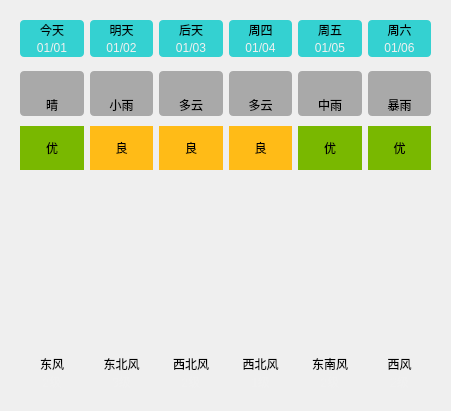
    <widget class="QWidget" name="widget_11" native="true">
     <property name="geometry">
      <rect>
       <x>360</x>
       <y>40</y>
       <width>451</width>
       <height>411</height>
      </rect>
     </property>
     <layout class="QVBoxLayout" name="verticalLayout_4">
      <property name="spacing">
       <number>0</number>
      </property>
      <item>
       <widget class="QWidget" name="widget_5" native="true">
        <property name="styleSheet">
         <string notr="true">QLabel {
	background-color: rgba(0, 200, 200, 200);
	border-radius: 4px;
}</string>
        </property>
        <layout class="QGridLayout" name="gridLayout_2">
         <property name="horizontalSpacing">
          <number>6</number>
         </property>
         <property name="verticalSpacing">
          <number>0</number>
         </property>
         <item row="0" column="0">
          <widget class="QLabel" name="lblWeek0">
           <property name="styleSheet">
            <string notr="true">border-bottom-left-radius: 0px;
border-bottom-right-radius: 0px;</string>
           </property>
           <property name="text">
            <string>今天</string>
           </property>
           <property name="alignment">
            <set>Qt::AlignCenter</set>
           </property>
          </widget>
         </item>
         <item row="0" column="1">
          <widget class="QLabel" name="lblWeek1">
           <property name="styleSheet">
            <string notr="true">border-bottom-left-radius: 0px;
border-bottom-right-radius: 0px;</string>
           </property>
           <property name="text">
            <string>明天</string>
           </property>
           <property name="alignment">
            <set>Qt::AlignCenter</set>
           </property>
          </widget>
         </item>
         <item row="0" column="2">
          <widget class="QLabel" name="lblWeek2">
           <property name="styleSheet">
            <string notr="true">border-bottom-left-radius: 0px;
border-bottom-right-radius: 0px;</string>
           </property>
           <property name="text">
            <string>后天</string>
           </property>
           <property name="alignment">
            <set>Qt::AlignCenter</set>
           </property>
          </widget>
         </item>
         <item row="0" column="3">
          <widget class="QLabel" name="lblWeek3">
           <property name="styleSheet">
            <string notr="true">border-bottom-left-radius: 0px;
border-bottom-right-radius: 0px;</string>
           </property>
           <property name="text">
            <string>周四</string>
           </property>
           <property name="alignment">
            <set>Qt::AlignCenter</set>
           </property>
          </widget>
         </item>
         <item row="0" column="4">
          <widget class="QLabel" name="lblWeek4">
           <property name="styleSheet">
            <string notr="true">border-bottom-left-radius: 0px;
border-bottom-right-radius: 0px;</string>
           </property>
           <property name="text">
            <string>周五</string>
           </property>
           <property name="alignment">
            <set>Qt::AlignCenter</set>
           </property>
          </widget>
         </item>
         <item row="0" column="5">
          <widget class="QLabel" name="lblWeek5">
           <property name="styleSheet">
            <string notr="true">border-bottom-left-radius: 0px;
border-bottom-right-radius: 0px;</string>
           </property>
           <property name="text">
            <string>周六</string>
           </property>
           <property name="alignment">
            <set>Qt::AlignCenter</set>
           </property>
          </widget>
         </item>
         <item row="1" column="0">
          <widget class="QLabel" name="lblDate0">
           <property name="styleSheet">
            <string notr="true">border-top-left-radius: 0px;
border-top-right-radius: 0px;
color: rgb(240, 240, 240);</string>
           </property>
           <property name="text">
            <string>01/01</string>
           </property>
           <property name="alignment">
            <set>Qt::AlignCenter</set>
           </property>
          </widget>
         </item>
         <item row="1" column="1">
          <widget class="QLabel" name="lblDate1">
           <property name="styleSheet">
            <string notr="true">border-top-left-radius: 0px;
border-top-right-radius: 0px;
color: rgb(240, 240, 240);</string>
           </property>
           <property name="text">
            <string>01/02</string>
           </property>
           <property name="alignment">
            <set>Qt::AlignCenter</set>
           </property>
          </widget>
         </item>
         <item row="1" column="2">
          <widget class="QLabel" name="lblDate2">
           <property name="styleSheet">
            <string notr="true">border-top-left-radius: 0px;
border-top-right-radius: 0px;
color: rgb(240, 240, 240);</string>
           </property>
           <property name="text">
            <string>01/03</string>
           </property>
           <property name="alignment">
            <set>Qt::AlignCenter</set>
           </property>
          </widget>
         </item>
         <item row="1" column="3">
          <widget class="QLabel" name="lblDate3">
           <property name="styleSheet">
            <string notr="true">border-top-left-radius: 0px;
border-top-right-radius: 0px;
color: rgb(240, 240, 240);</string>
           </property>
           <property name="text">
            <string>01/04</string>
           </property>
           <property name="alignment">
            <set>Qt::AlignCenter</set>
           </property>
          </widget>
         </item>
         <item row="1" column="4">
          <widget class="QLabel" name="lblDate4">
           <property name="styleSheet">
            <string notr="true">border-top-left-radius: 0px;
border-top-right-radius: 0px;
color: rgb(240, 240, 240);</string>
           </property>
           <property name="text">
            <string>01/05</string>
           </property>
           <property name="alignment">
            <set>Qt::AlignCenter</set>
           </property>
          </widget>
         </item>
         <item row="1" column="5">
          <widget class="QLabel" name="lblDate5">
           <property name="styleSheet">
            <string notr="true">border-top-left-radius: 0px;
border-top-right-radius: 0px;
color: rgb(240, 240, 240);</string>
           </property>
           <property name="text">
            <string>01/06</string>
           </property>
           <property name="alignment">
            <set>Qt::AlignCenter</set>
           </property>
          </widget>
         </item>
        </layout>
       </widget>
      </item>
      <item>
       <widget class="QWidget" name="widget_6" native="true">
        <property name="styleSheet">
         <string notr="true">QLabel {
	background-color: rgba(60, 60, 60, 100);
	border-radius: 4px;
}</string>
        </property>
        <layout class="QGridLayout" name="gridLayout_3">
         <property name="topMargin">
          <number>5</number>
         </property>
         <property name="bottomMargin">
          <number>5</number>
         </property>
         <property name="verticalSpacing">
          <number>0</number>
         </property>
         <item row="0" column="3">
          <widget class="QLabel" name="lblTypeIcon3">
           <property name="styleSheet">
            <string notr="true">border-bottom-left-radius: 0px;
border-bottom-right-radius: 0px;</string>
           </property>
           <property name="text">
            <string/>
           </property>
           <property name="pixmap">
            <pixmap resource="mainWindow.qrc">:/res/type/DuoYun.png</pixmap>
           </property>
           <property name="alignment">
            <set>Qt::AlignCenter</set>
           </property>
          </widget>
         </item>
         <item row="0" column="0">
          <widget class="QLabel" name="lblTypeIcon0">
           <property name="minimumSize">
            <size>
             <width>0</width>
             <height>0</height>
            </size>
           </property>
           <property name="maximumSize">
            <size>
             <width>1000</width>
             <height>1000</height>
            </size>
           </property>
           <property name="styleSheet">
            <string notr="true">border-bottom-left-radius: 0px;
border-bottom-right-radius: 0px;</string>
           </property>
           <property name="text">
            <string/>
           </property>
           <property name="pixmap">
            <pixmap resource="mainWindow.qrc">:/res/type/Qing.png</pixmap>
           </property>
           <property name="alignment">
            <set>Qt::AlignCenter</set>
           </property>
          </widget>
         </item>
         <item row="0" column="2">
          <widget class="QLabel" name="lblTypeIcon2">
           <property name="styleSheet">
            <string notr="true">border-bottom-left-radius: 0px;
border-bottom-right-radius: 0px;</string>
           </property>
           <property name="text">
            <string/>
           </property>
           <property name="pixmap">
            <pixmap resource="mainWindow.qrc">:/res/type/DuoYun.png</pixmap>
           </property>
           <property name="alignment">
            <set>Qt::AlignCenter</set>
           </property>
          </widget>
         </item>
         <item row="1" column="0">
          <widget class="QLabel" name="lblType0">
           <property name="styleSheet">
            <string notr="true">border-top-left-radius: 0px;
border-top-right-radius: 0px;</string>
           </property>
           <property name="text">
            <string>晴</string>
           </property>
           <property name="alignment">
            <set>Qt::AlignCenter</set>
           </property>
          </widget>
         </item>
         <item row="1" column="3">
          <widget class="QLabel" name="lblType3">
           <property name="styleSheet">
            <string notr="true">border-top-left-radius: 0px;
border-top-right-radius: 0px;</string>
           </property>
           <property name="text">
            <string>多云</string>
           </property>
           <property name="alignment">
            <set>Qt::AlignCenter</set>
           </property>
          </widget>
         </item>
         <item row="0" column="5">
          <widget class="QLabel" name="lblTypeIcon5">
           <property name="styleSheet">
            <string notr="true">border-bottom-left-radius: 0px;
border-bottom-right-radius: 0px;</string>
           </property>
           <property name="text">
            <string/>
           </property>
           <property name="pixmap">
            <pixmap resource="mainWindow.qrc">:/res/type/BaoYu.png</pixmap>
           </property>
           <property name="alignment">
            <set>Qt::AlignCenter</set>
           </property>
          </widget>
         </item>
         <item row="1" column="5">
          <widget class="QLabel" name="lblType5">
           <property name="styleSheet">
            <string notr="true">border-top-left-radius: 0px;
border-top-right-radius: 0px;</string>
           </property>
           <property name="text">
            <string>暴雨</string>
           </property>
           <property name="alignment">
            <set>Qt::AlignCenter</set>
           </property>
          </widget>
         </item>
         <item row="1" column="4">
          <widget class="QLabel" name="lblType4">
           <property name="styleSheet">
            <string notr="true">border-top-left-radius: 0px;
border-top-right-radius: 0px;</string>
           </property>
           <property name="text">
            <string>中雨</string>
           </property>
           <property name="alignment">
            <set>Qt::AlignCenter</set>
           </property>
          </widget>
         </item>
         <item row="0" column="1">
          <widget class="QLabel" name="lblTypeIcon1">
           <property name="styleSheet">
            <string notr="true">border-bottom-left-radius: 0px;
border-bottom-right-radius: 0px;</string>
           </property>
           <property name="text">
            <string/>
           </property>
           <property name="pixmap">
            <pixmap resource="mainWindow.qrc">:/res/type/XiaoYu.png</pixmap>
           </property>
           <property name="alignment">
            <set>Qt::AlignCenter</set>
           </property>
          </widget>
         </item>
         <item row="1" column="2">
          <widget class="QLabel" name="lblType2">
           <property name="styleSheet">
            <string notr="true">border-top-left-radius: 0px;
border-top-right-radius: 0px;</string>
           </property>
           <property name="text">
            <string>多云</string>
           </property>
           <property name="alignment">
            <set>Qt::AlignCenter</set>
           </property>
          </widget>
         </item>
         <item row="0" column="4">
          <widget class="QLabel" name="lblTypeIcon4">
           <property name="styleSheet">
            <string notr="true">border-bottom-left-radius: 0px;
border-bottom-right-radius: 0px;</string>
           </property>
           <property name="text">
            <string/>
           </property>
           <property name="pixmap">
            <pixmap resource="mainWindow.qrc">:/res/type/ZhongYu.png</pixmap>
           </property>
           <property name="alignment">
            <set>Qt::AlignCenter</set>
           </property>
          </widget>
         </item>
         <item row="1" column="1">
          <widget class="QLabel" name="lblType1">
           <property name="styleSheet">
            <string notr="true">border-top-left-radius: 0px;
border-top-right-radius: 0px;</string>
           </property>
           <property name="text">
            <string>小雨</string>
           </property>
           <property name="alignment">
            <set>Qt::AlignCenter</set>
           </property>
          </widget>
         </item>
        </layout>
       </widget>
      </item>
      <item>
       <widget class="QWidget" name="widget_9" native="true">
        <layout class="QHBoxLayout" name="horizontalLayout_11">
         <property name="topMargin">
          <number>5</number>
         </property>
         <property name="bottomMargin">
          <number>5</number>
         </property>
         <item>
          <widget class="QLabel" name="lblQuality0">
           <property name="styleSheet">
            <string notr="true">background-color: rgb(121, 184, 0);
padding:8px;</string>
           </property>
           <property name="text">
            <string>优</string>
           </property>
           <property name="alignment">
            <set>Qt::AlignCenter</set>
           </property>
          </widget>
         </item>
         <item>
          <widget class="QLabel" name="lblQuality1">
           <property name="styleSheet">
            <string notr="true">background-color: rgb(255, 187, 23);</string>
           </property>
           <property name="text">
            <string>良</string>
           </property>
           <property name="alignment">
            <set>Qt::AlignCenter</set>
           </property>
          </widget>
         </item>
         <item>
          <widget class="QLabel" name="lblQuality2">
           <property name="styleSheet">
            <string notr="true">background-color: rgb(255, 187, 23);</string>
           </property>
           <property name="text">
            <string>良</string>
           </property>
           <property name="alignment">
            <set>Qt::AlignCenter</set>
           </property>
          </widget>
         </item>
         <item>
          <widget class="QLabel" name="lblQuality3">
           <property name="styleSheet">
            <string notr="true">background-color: rgb(255, 187, 23);</string>
           </property>
           <property name="text">
            <string>良</string>
           </property>
           <property name="alignment">
            <set>Qt::AlignCenter</set>
           </property>
          </widget>
         </item>
         <item>
          <widget class="QLabel" name="lblQuality4">
           <property name="styleSheet">
            <string notr="true">background-color: rgb(121, 184, 0);
padding:8px;</string>
           </property>
           <property name="text">
            <string>优</string>
           </property>
           <property name="alignment">
            <set>Qt::AlignCenter</set>
           </property>
          </widget>
         </item>
         <item>
          <widget class="QLabel" name="lblQuality5">
           <property name="styleSheet">
            <string notr="true">background-color: rgb(121, 184, 0);
padding:8px;</string>
           </property>
           <property name="text">
            <string>优</string>
           </property>
           <property name="alignment">
            <set>Qt::AlignCenter</set>
           </property>
          </widget>
         </item>
        </layout>
       </widget>
      </item>
      <item>
       <widget class="QWidget" name="widget_7" native="true">
        <layout class="QVBoxLayout" name="verticalLayout_5">
         <property name="spacing">
          <number>0</number>
         </property>
         <property name="topMargin">
          <number>5</number>
         </property>
         <property name="bottomMargin">
          <number>5</number>
         </property>
         <item>
          <widget class="QLabel" name="lblHighCurve">
           <property name="minimumSize">
            <size>
             <width>0</width>
             <height>80</height>
            </size>
           </property>
           <property name="maximumSize">
            <size>
             <width>10000</width>
             <height>10000</height>
            </size>
           </property>
           <property name="styleSheet">
            <string notr="true">border-bottom-left-radius: 0px;
border-bottom-right-radius: 0px;</string>
           </property>
           <property name="text">
            <string/>
           </property>
           <property name="alignment">
            <set>Qt::AlignCenter</set>
           </property>
          </widget>
         </item>
         <item>
          <widget class="QLabel" name="lblLowCurve">
           <property name="minimumSize">
            <size>
             <width>0</width>
             <height>80</height>
            </size>
           </property>
           <property name="maximumSize">
            <size>
             <width>10000</width>
             <height>10000</height>
            </size>
           </property>
           <property name="styleSheet">
            <string notr="true">border-top-left-radius: 0px;
border-top-right-radius: 0px;</string>
           </property>
           <property name="text">
            <string/>
           </property>
           <property name="alignment">
            <set>Qt::AlignCenter</set>
           </property>
          </widget>
         </item>
        </layout>
       </widget>
      </item>
      <item>
       <widget class="QWidget" name="widget_8" native="true">
        <layout class="QGridLayout" name="gridLayout_4">
         <property name="verticalSpacing">
          <number>0</number>
         </property>
         <item row="0" column="0">
          <widget class="QLabel" name="lblFx0">
           <property name="styleSheet">
            <string notr="true">border-bottom-left-radius: 0px;
border-bottom-right-radius: 0px;</string>
           </property>
           <property name="text">
            <string>东风</string>
           </property>
           <property name="alignment">
            <set>Qt::AlignCenter</set>
           </property>
          </widget>
         </item>
         <item row="0" column="1">
          <widget class="QLabel" name="lblFx1">
           <property name="styleSheet">
            <string notr="true">border-bottom-left-radius: 0px;
border-bottom-right-radius: 0px;</string>
           </property>
           <property name="text">
            <string>东北风</string>
           </property>
           <property name="alignment">
            <set>Qt::AlignCenter</set>
           </property>
          </widget>
         </item>
         <item row="0" column="2">
          <widget class="QLabel" name="lblFx2">
           <property name="styleSheet">
            <string notr="true">border-bottom-left-radius: 0px;
border-bottom-right-radius: 0px;</string>
           </property>
           <property name="text">
            <string>西北风</string>
           </property>
           <property name="alignment">
            <set>Qt::AlignCenter</set>
           </property>
          </widget>
         </item>
         <item row="0" column="3">
          <widget class="QLabel" name="lblFx3">
           <property name="styleSheet">
            <string notr="true">border-bottom-left-radius: 0px;
border-bottom-right-radius: 0px;</string>
           </property>
           <property name="text">
            <string>西北风</string>
           </property>
           <property name="alignment">
            <set>Qt::AlignCenter</set>
           </property>
          </widget>
         </item>
         <item row="0" column="4">
          <widget class="QLabel" name="lblFx4">
           <property name="styleSheet">
            <string notr="true">border-bottom-left-radius: 0px;
border-bottom-right-radius: 0px;</string>
           </property>
           <property name="text">
            <string>东南风</string>
           </property>
           <property name="alignment">
            <set>Qt::AlignCenter</set>
           </property>
          </widget>
         </item>
         <item row="0" column="5">
          <widget class="QLabel" name="lblFx5">
           <property name="styleSheet">
            <string notr="true">border-bottom-left-radius: 0px;
border-bottom-right-radius: 0px;</string>
           </property>
           <property name="text">
            <string>西风</string>
           </property>
           <property name="alignment">
            <set>Qt::AlignCenter</set>
           </property>
          </widget>
         </item>
         <item row="1" column="0">
          <widget class="QLabel" name="lblFl0">
           <property name="styleSheet">
            <string notr="true">border-top-left-radius: 0px;
border-top-right-radius: 0px;
color: rgb(240, 240, 240);</string>
           </property>
           <property name="text">
            <string>2级</string>
           </property>
           <property name="alignment">
            <set>Qt::AlignCenter</set>
           </property>
          </widget>
         </item>
         <item row="1" column="1">
          <widget class="QLabel" name="lblFl1">
           <property name="styleSheet">
            <string notr="true">border-top-left-radius: 0px;
border-top-right-radius: 0px;
color: rgb(240, 240, 240);</string>
           </property>
           <property name="text">
            <string>3级</string>
           </property>
           <property name="alignment">
            <set>Qt::AlignCenter</set>
           </property>
          </widget>
         </item>
         <item row="1" column="2">
          <widget class="QLabel" name="lblFl2">
           <property name="styleSheet">
            <string notr="true">border-top-left-radius: 0px;
border-top-right-radius: 0px;
color: rgb(240, 240, 240);</string>
           </property>
           <property name="text">
            <string>2级</string>
           </property>
           <property name="alignment">
            <set>Qt::AlignCenter</set>
           </property>
          </widget>
         </item>
         <item row="1" column="3">
          <widget class="QLabel" name="lblFl3">
           <property name="styleSheet">
            <string notr="true">border-top-left-radius: 0px;
border-top-right-radius: 0px;
color: rgb(240, 240, 240);</string>
           </property>
           <property name="text">
            <string>1级</string>
           </property>
           <property name="alignment">
            <set>Qt::AlignCenter</set>
           </property>
          </widget>
         </item>
         <item row="1" column="4">
          <widget class="QLabel" name="lblFl4">
           <property name="styleSheet">
            <string notr="true">border-top-left-radius: 0px;
border-top-right-radius: 0px;
color: rgb(240, 240, 240);</string>
           </property>
           <property name="text">
            <string>2级</string>
           </property>
           <property name="alignment">
            <set>Qt::AlignCenter</set>
           </property>
          </widget>
         </item>
         <item row="1" column="5">
          <widget class="QLabel" name="lblFl5">
           <property name="styleSheet">
            <string notr="true">border-top-left-radius: 0px;
border-top-right-radius: 0px;
color: rgb(240, 240, 240);</string>
           </property>
           <property name="text">
            <string>2级</string>
           </property>
           <property name="alignment">
            <set>Qt::AlignCenter</set>
           </property>
          </widget>
         </item>
        </layout>
       </widget>
      </item>
     </layout>
    </widget>
